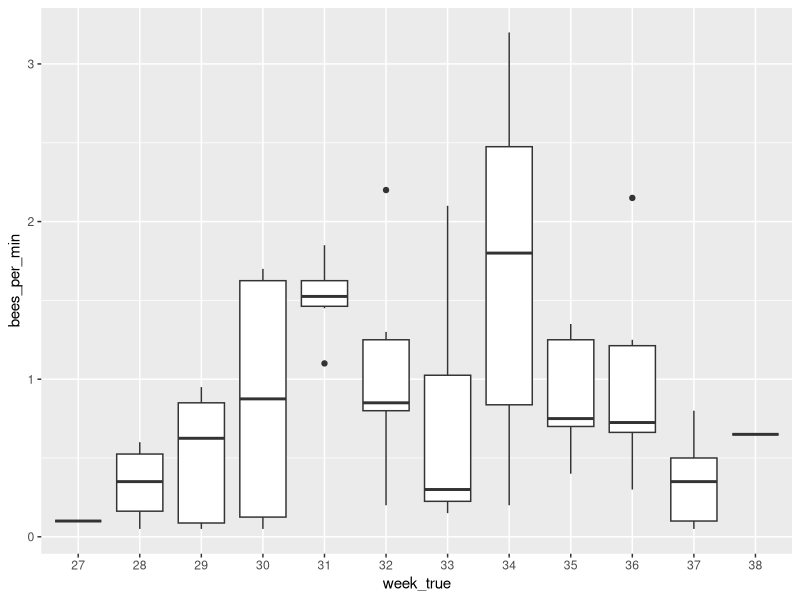
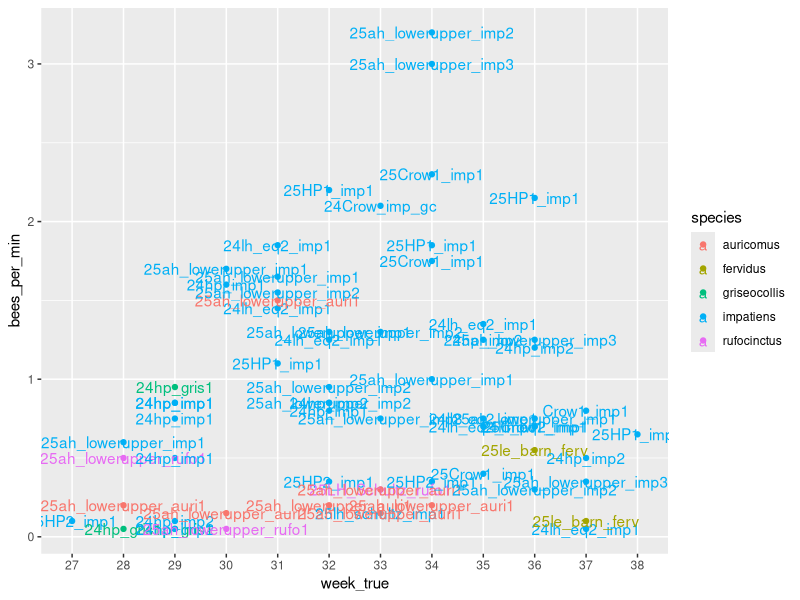
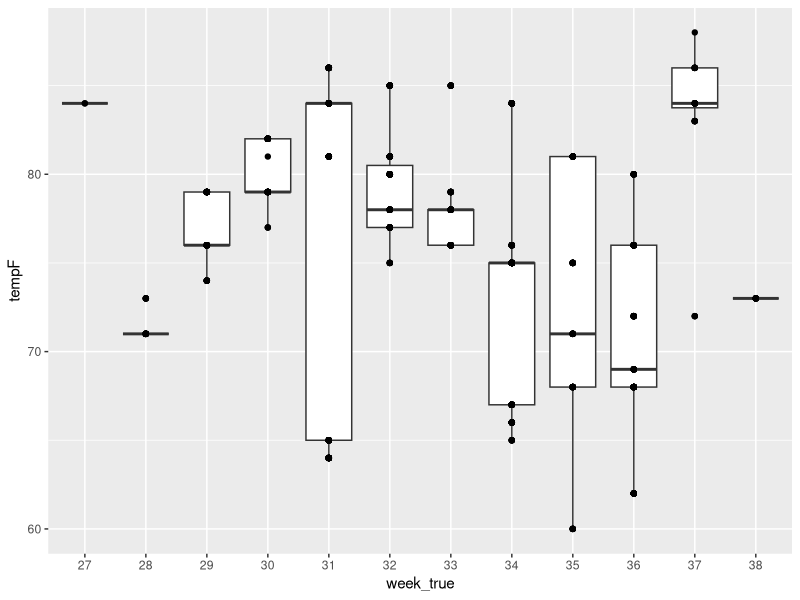

Here is the R script that generated these plots, in order:
# Nest Quest Nest Activity Data Start on 11/25/2025 SD

#load packages
library(tidyverse) #dplyr package
library(lubridate) #dealing with time and dates
library(readr) # creating .csv files
library(lme4) 

#load data 
activity_raw <- read.csv('nest_observation.csv')
activity_raw_survey123 <- read.csv('survey123_nest_traffic.csv')

# cleaning survery123 data to be joined with main dataset

#first, renaming
activity_raw_survey123 <- activity_raw_survey123 %>% 
  rename(., 
        observer1 = Primary.observer,
        observer2 = Secondary.observer,
        nest_ID = Nest.ID,
        tempF = Temperature_F,
        wind = Wind.speed,
        ent_shade = How.much.shade.is.there.by.the.primary.entrance.,
        activity_pollen = Number.of.bees.entering.nest.with.evident.pollen.loads,
        S = Number.of.small.pollen.loads,
        M = Number.of.medium.pollen.loads,
        L = Number.of.large.pollen.loads,
        activity_no_pollen = Number.of.bees.entering.nest.with.NO.evident.pollen.loads,
        activity_exit = Number.of.bees.exiting.nest) 


#cleaning
activity_raw <- activity_raw %>% filter(., site != '')# %>% # removing empty rows
                #mutate(., count.pollen_size = paste(amt_enter, pollen_size, sep = ':')) 

activity_unite <- unite(activity_raw, new_enter, amt_enter, amt_enter.1, amt_enter.2, amt_enter.3, amt_enter.4, amt_enter.5, sep = ":")
activity_unite <- unite(activity_unite, new_pollen, pollen_size, pollen_size.1, pollen_size.2, pollen_size.3, pollen_size.4, pollen_size.5, sep = ":")

all_exit <- activity_unite %>% 
              select(., !c("new_enter", "new_pollen")) %>% 
              mutate(amt_exit = ifelse(is.na(amt_exit), 0, amt_exit),
                     activity = 'exit', .before = amt_exit,
                     year = as.character(year),
                     tempC = as.numeric(tempC),
                     tempF = as.numeric(tempF)) %>% 
              uncount(amt_exit)

activity_seperated <- activity_unite %>% 
                       select(., !c('amt_exit')) %>% 
                       separate_rows(., c(new_enter, new_pollen), sep = ":") %>% 
                       mutate(new_enter = na_if(new_enter, "NA"),
                              new_pollen = na_if(new_pollen, 'na')) %>% 
                       mutate(new_pollen = na_if(new_pollen, '')) %>% 
                       mutate(year = as.character(year),
                              tempC = as.numeric(tempC),
                              tempF = as.numeric(tempF),
                              new_enter = as.numeric(new_enter))

activity_seperated <- activity_seperated[!is.na(activity_seperated$new_enter), ]

all_enter <- activity_seperated %>% 
  uncount(new_enter) %>% 
  mutate(activity = 'enter', .before = new_pollen)

all_activity <- full_join(all_enter, all_exit)

all_activity <- all_activity %>% rename(., 
                                        pollen = new_pollen,
                                        role = staff.or.volunteer) %>% 
  mutate(species = case_when(grepl('imp', nest_ID) ~ "impatiens",
                   grepl('auri', nest_ID) ~ 'auricomus',
                   grepl('rufo', nest_ID) ~ 'rufocinctus',
                   grepl('gris', nest_ID) ~ 'griseocollis',
                   grepl('ferv', nest_ID) ~ 'fervidus'))



all_activity <- unite(all_activity, date, day, month, year, sep = '-', remove = FALSE)
all_activity <- all_activity %>% mutate(date = as.Date(date, "%d-%m-%Y"),
                                        week_true = as.factor(strftime(c(date), format = "%U")),
                                        floor_date = floor_date(date, 'week'),
                                        floor_date = format(floor_date, "%b-%d"),
                                        duration = 20)
all_activity <- unite(all_activity, site, nest_ID, date, start_time, end_time, observer1, sep = ":", remove = FALSE, col = unique_ID)

activity_summary <- all_activity  %>% group_by(
                                               unique_ID,
                                               species, 
                                               week_true, 
                                               floor_date, 
                                               nest_ID,
                                               start_time, 
                                               end_time
                                               ) %>% 
                   summarize(in_total = sum(activity == "enter", na.rm = TRUE),
                             out_total = sum(activity == "exit", na.rm = TRUE),
                             total_activity = in_total + out_total) %>% 
                   mutate(duration = 20,
                          bees_per_min = total_activity/duration)
activity_summary <- activity_summary %>% arrange(., week_true)

ggplot(data = activity_summary, aes(x = week_true, y = bees_per_min)) +
  geom_boxplot()

ggplot(data = activity_summary, aes(x = week_true, y = bees_per_min, color = species, label = nest_ID )) +
  geom_point() +
  geom_text()

ggplot(data = all_activity, aes(x = week_true, y = tempF)) +
  geom_boxplot() +
  geom_point()

   
   




         
